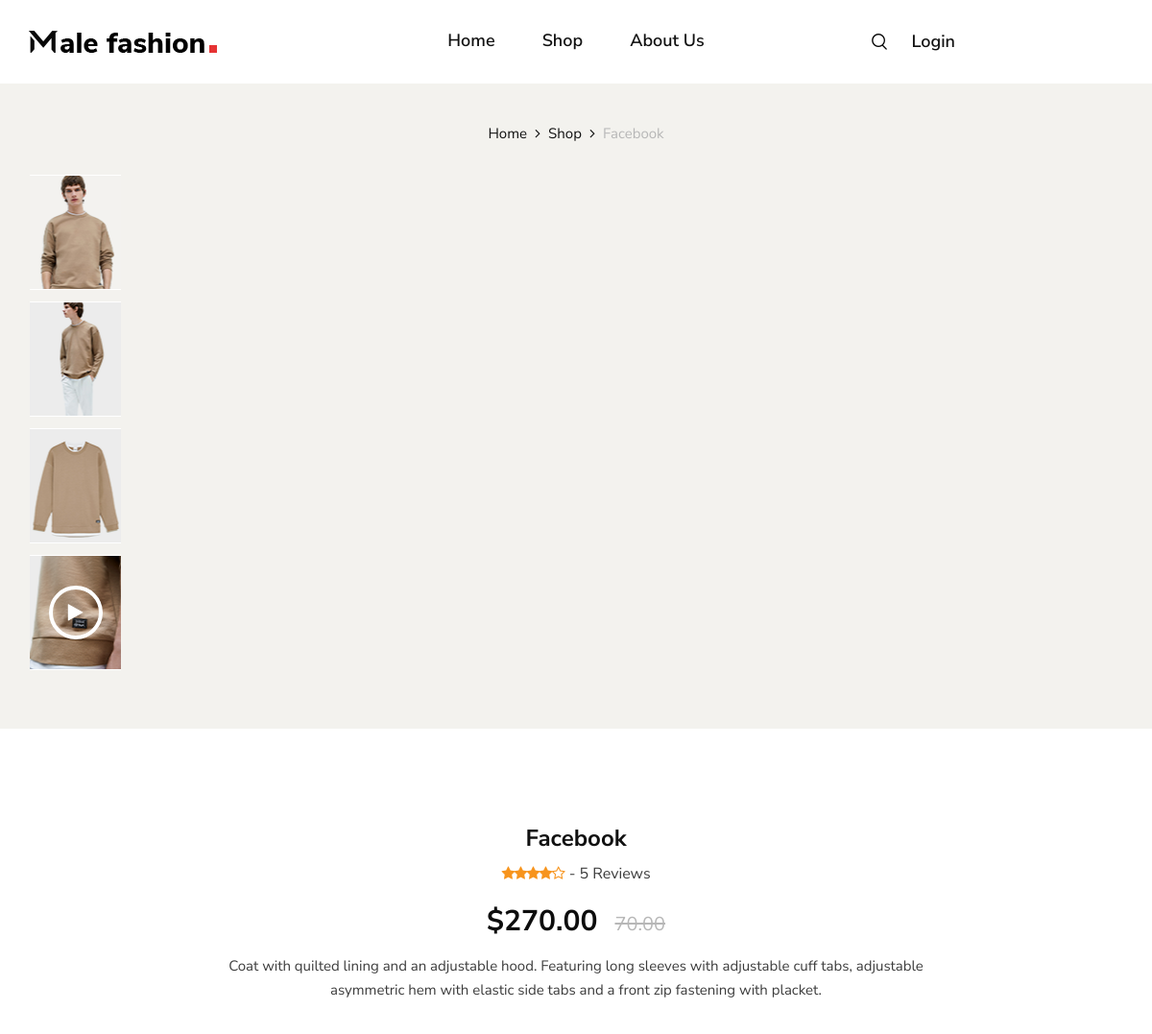
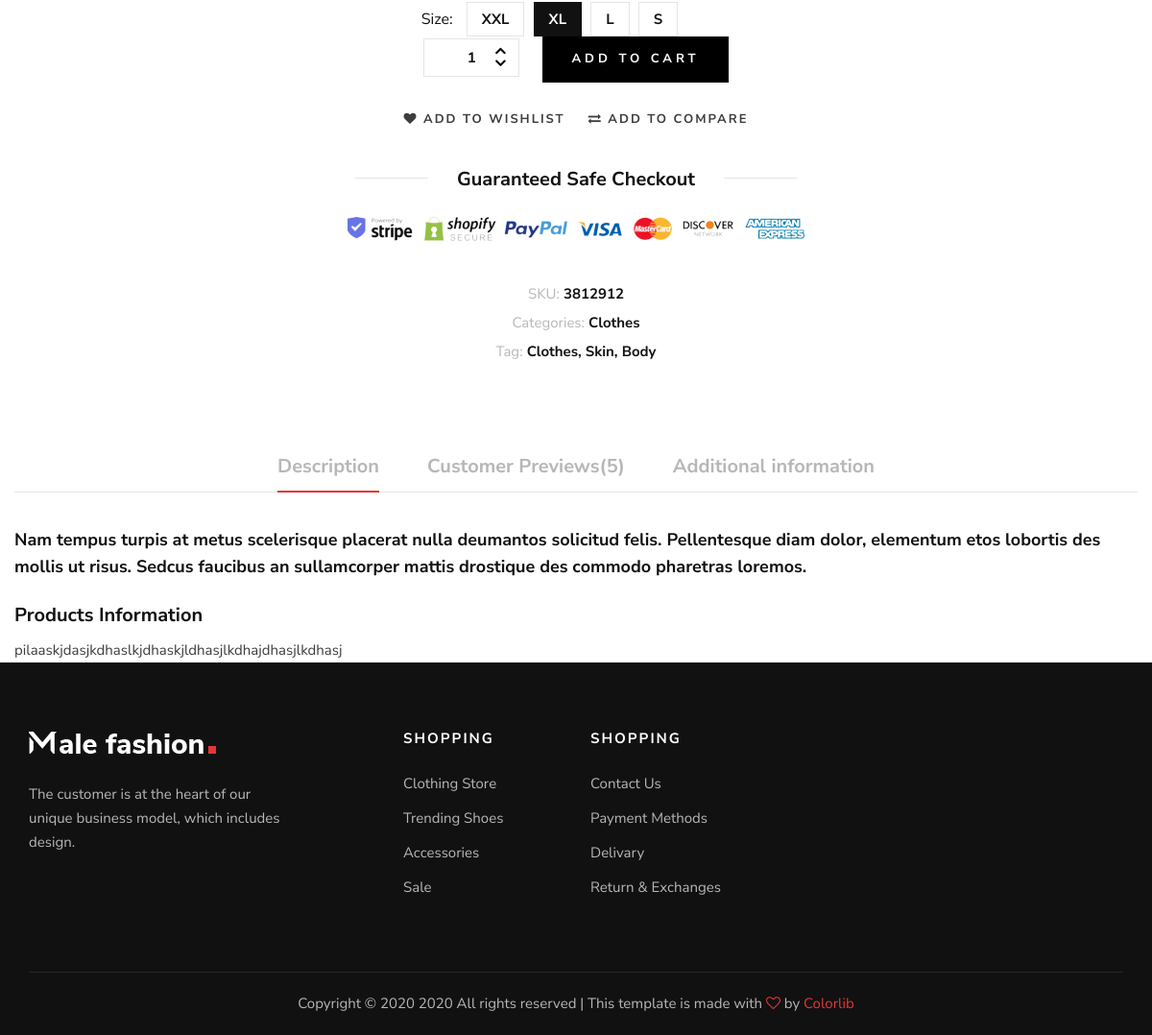
/shop/product/1, run on the app's committed database (2 pictures, top to bottom).
### app/models.py (models this page shows)
class Product(models.Model):
    name=models.CharField(max_length=50,unique=True)
    icon=models.URLField()
    description=models.CharField(max_length=50)
    category=models.ManyToManyField(Category)
    developer = models.ForeignKey(Developer,on_delete=models.CASCADE)
    date = models.DateTimeField(auto_now_add=True)

### app/views.py (the view)
# urls.py: path('shop/product/<int:idprod>', views.prodDetails, name='productdetails'),
def prodDetails(request,idprod):
    try:
        product=Product.objects.get(id=idprod)
    except:
        return HttpResponseNotFound('<h1>Page not found</h1>')
    return render(request,'productdetails.html',{'prod':product})

### app/templates/productdetails.html (shortened to what this page needs)
{% extends 'base.html' %}
{% block content %}
<body>
    <section class="shop-details">
        <div class="product__details__pic">
            <div class="container">
                <div class="row">
                    <div class="col-lg-12">
                        <div class="product__details__breadcrumb">
                            <a href="{% url 'base'  %}">Home</a>
                            <a href="{% url 'shop'  %}">Shop</a>
                            <span>{{ prod.name }}</span>
                        </div>
                    </div>
                </div>
                <div class="row">
                    <div class="col-lg-3 col-md-3">
                        <ul class="nav nav-tabs" role="tablist">
                            <li class="nav-item">
                                <a class="nav-link active" data-toggle="tab" href="#tabs-1" role="tab">
                                    <div class="product__thumb__pic set-bg" data-setbg="img/shop-details/thumb-1.png">
                                    </div>
                                </a>
                            </li>
                            <li class="nav-item">
                                <a class="nav-link" data-toggle="tab" href="#tabs-2" role="tab">
                                    <div class="product__thumb__pic set-bg" data-setbg="img/shop-details/thumb-2.png">
                                    </div>
                                </a>
                            </li>
                            <li class="nav-item">
                                <a class="nav-link" data-toggle="tab" href="#tabs-3" role="tab">
                                    <div class="product__thumb__pic set-bg" data-setbg="img/shop-details/thumb-3.png">
                                    </div>
                                </a>
                            </li>
                            <li class="nav-item">
                                <a class="nav-link" data-toggle="tab" href="#tabs-4" role="tab">
                                    <div class="product__thumb__pic set-bg" data-setbg="img/shop-details/thumb-4.png">
                                        <i class="fa fa-play"></i>
                                    </div>
                                </a>
                            </li>
                        </ul>
                    </div>
                    <div class="col-lg-6 col-md-9">
                        <div class="tab-content">
                            <div class="tab-pane active" id="tabs-1" role="tabpanel">
                                <div class="product__details__pic__item">
                                </div>
                            </div>
                        </div>
                    </div>
                </div>
            </div>
        </div>
        <div class="product__details__content">
            <div class="container">
                <div class="row d-flex justify-content-center">
                    <div class="col-lg-8">
                        <div class="product__details__text">
                            <h4>{{ prod.name}}</h4>
                            <div class="rating">
                                <i class="fa fa-star"></i>
                                <i class="fa fa-star"></i>
                                <i class="fa fa-star"></i>
                                <i class="fa fa-star"></i>
                                <i class="fa fa-star-o"></i>
                                <span> - 5 Reviews</span>
                            </div>
                            <h3>$270.00 <span>70.00</span></h3>
                            <p>Coat with quilted lining and an adjustable hood. Featuring long sleeves with adjustable
                                cuff tabs, adjustable asymmetric hem with elastic side tabs and a front zip fastening
                            with placket.</p>
                            <div class="product__details__option">
                                <div class="product__details__option__size">
                                    <span>Size:</span>
                                    <label for="xxl">xxl
                                    </label>
                                    <label class="active" for="xl">xl
                                    </label>
                                    <label for="l">l
                                    </label>
                                    <label for="sm">s
                                    </label>
                                </div
                            </div>
                            <div class="product__details__cart__option">
                                <div class="quantity">
                                    <div class="pro-qty">
                                        <input type="text" value="1">
                                    </div>
                                </div>
                                <a href="#" class="primary-btn">add to cart</a>
                            </div>
                            <div class="product__details__btns__option">
                                <a href="#"><i class="fa fa-heart"></i> add to wishlist</a>
                                <a href="#"><i class="fa fa-exchange"></i> Add To Compare</a>
                            </div>
                            <div class="product__details__last__option">
                                <h5><span>Guaranteed Safe Checkout</span></h5>
                                <img src="img/shop-details/details-payment.png" alt="">
                                <ul>
                                    <li><span>SKU:</span> 3812912</li>
                                    <li><span>Categories:</span> Clothes</li>
                                    <li><span>Tag:</span> Clothes, Skin, Body</li>
                                </ul>
                            </div>
                        </div>
                    </div>
                </div>
                <div class="row">
                    <div class="col-lg-12">
                        <div class="product__details__tab">
                            <ul class="nav nav-tabs" role="tablist">
                                <li class="nav-item">
                                    <a class="nav-link active" data-toggle="tab" href="#tabs-5"
                                    role="tab">Description</a>
                                </li>
                                <li class="nav-item">
                                    <a class="nav-link" data-toggle="tab" href="#tabs-6" role="tab">Customer
                                    Previews(5)</a>
                                </li>
                                <li class="nav-item">
                                    <a class="nav-link" data-toggle="tab" href="#tabs-7" role="tab">Additional
                                    information</a>
                                </li>
                            </ul>
                            <div class="tab-content">
                                <div class="tab-pane active" id="tabs-5" role="tabpanel">
                                    <div class="product__details__tab__content">
                                        <p class="note">Nam tempus turpis at metus scelerisque placerat nulla deumantos
                                            solicitud felis. Pellentesque diam dolor, elementum etos lobortis des mollis
                                            ut risus. Sedcus faucibus an sullamcorper mattis drostique des commodo
                                        pharetras loremos.</p>
                                        <div class="product__details__tab__content__item">
                                            <h5>Products Information</h5>
                                            <p>{{ prod.description }}</p>
                                        </div>
                                    </div>
                                </div>
                            </div>
                        </div>
                    </div>
                </div>
            </div>
        </div>
    </section>
</body>
{%  endblock %}

### data on the page
Product: name "Facebook", description "pilaaskjdasjkdhaslkjdhaskjldhasjlkdhajdhasjlkdhasj"
